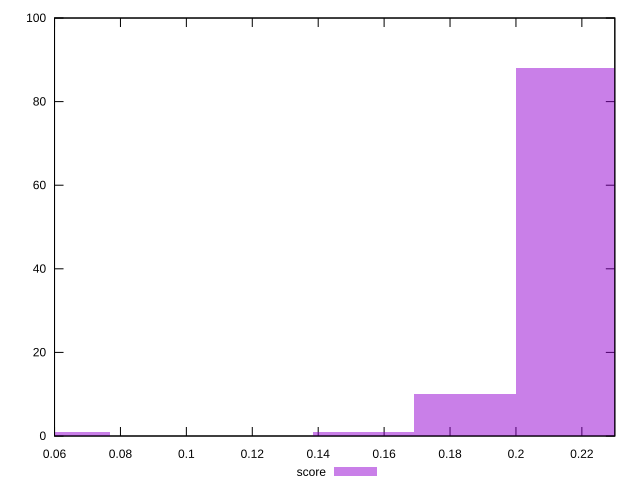

The gnuplot source for this figure:
reset

$score <<EOF
0.06152188281905641 1
0.21532658986669745 88
0.18456564845716925 10
0.15380470704764104 1
EOF

set key outside below
set boxwidth 0.030760941409528206
set xrange [0.06:0.23]
set yrange [0:100]
set trange [0:100]
set style fill transparent solid 0.5 noborder
set terminal svg size 640, 490 enhanced background rgb 'white'
set output "reports/report_00031_2021-02-24T23-18-18.084Z/max-potential-fid/samples/music/score/histogram.svg"

plot $score title "score" with boxes

reset
